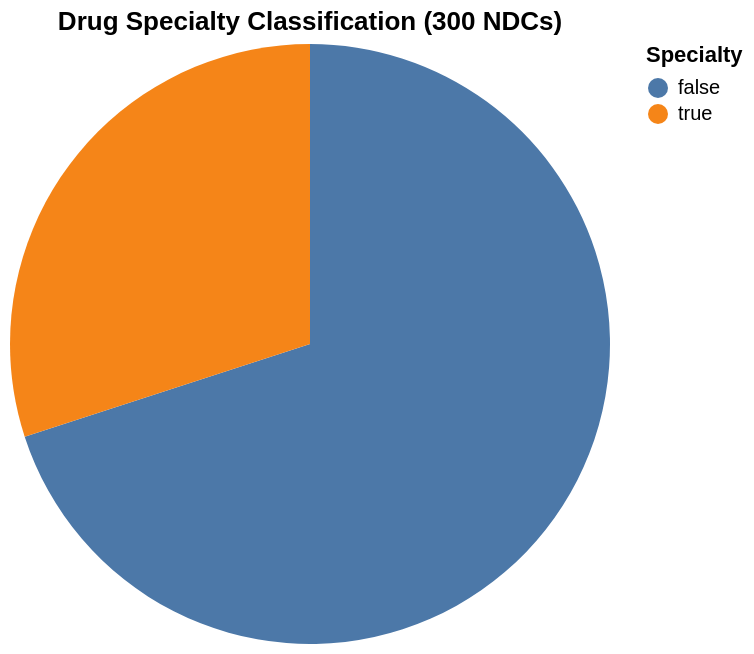

The cell this chart's notebook holds for it:
### Markdown cell above
## 7. Drugs: Specialty vs. Non-Specialty

`specialty_flag = True` means the drug is a high-cost injectable or biologic.  
All injectable drugs are forced to specialty channel.  
~30% of the 300 NDCs are specialty — they generate a disproportionate share of rebate dollars.

### Code cell
spec_counts = (
    drugs
    .group_by("specialty_flag")
    .agg(pl.len().alias("count"))
    .with_columns(
        pl.col("specialty_flag").cast(pl.Utf8).alias("label"),
        (pl.col("count").cast(pl.Int64) / pl.col("count").sum().cast(pl.Int64) * 100).round(1).alias("pct"),
    )
)
print(spec_counts)

chart = (
    alt.Chart(spec_counts.to_pandas())
    .mark_arc()
    .encode(
        theta=alt.Theta("count:Q"),
        color=alt.Color("label:N", title="Specialty"),
        tooltip=["label", "count", "pct"],
    )
    .properties(title="Drug Specialty Classification (300 NDCs)", width=300, height=300)
)
chart

### Figure 1 — Vega-Lite specification as saved in the notebook (floating-point values rounded to 4 significant figures)
{"config": {"view": {"continuousWidth": 300, "continuousHeight": 300}}, "data": {"name": "data-ddef2768f8ac0c3b1e5b6210441cd275"}, "mark": {"type": "arc"}, "encoding": {"color": {"field": "label", "title": "Specialty", "type": "nominal"}, "theta": {"field": "count", "type": "quantitative"}, "tooltip": [{"field": "label", "type": "nominal"}, {"field": "count", "type": "quantitative"}, {"field": "pct", "type": "quantitative"}]}, "height": 300, "title": "Drug Specialty Classification (300 NDCs)", "width": 300, "$schema": "https://vega.github.io/schema/vega-lite/v6.4.1.json", "datasets": {"data-ddef2768f8ac0c3b1e5b6210441cd275": [{"specialty_flag": false, "count": 210, "label": "false", "pct": 70.0}, {"specialty_flag": true, "count": 90, "label": "true", "pct": 30.0}]}}
